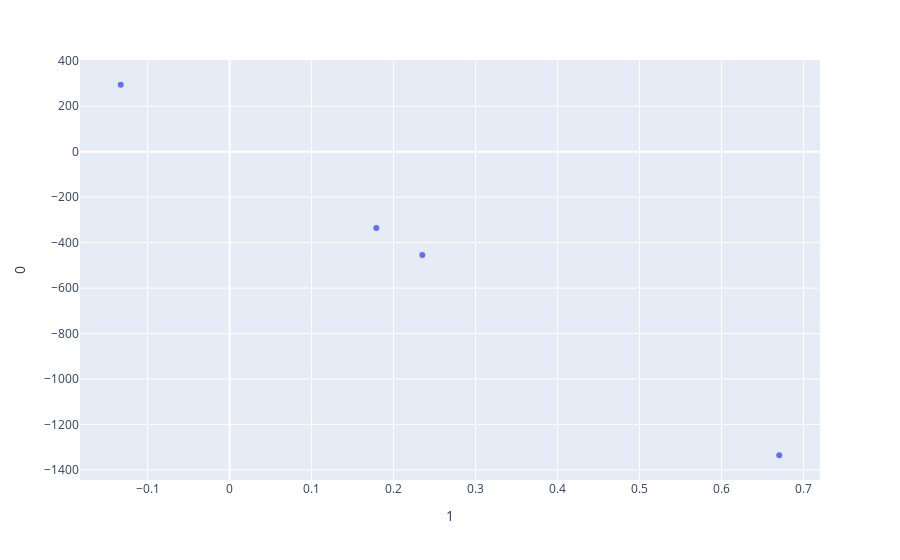

Notebook cell for this chart:
### Code cell
px.scatter(dt,x=1,y=0)

### Figure 1 — Plotly figure (JSON) as saved in the notebook; plotly's stock layout.template omitted (floating-point values rounded to 4 significant figures)
{"data": [{"hovertemplate": "1=%{x}<br>0=%{y}<extra></extra>", "legendgroup": "", "marker": {"color": "#636efa", "symbol": "circle"}, "mode": "markers", "name": "", "orientation": "v", "showlegend": false, "type": "scatter", "x": [0.179, 0.6705, -0.1328, 0.2351], "xaxis": "x", "y": [-335.2, -1336.0, 294.7, -453.9], "yaxis": "y"}], "layout": {"legend": {"tracegroupgap": 0}, "margin": {"t": 60}, "xaxis": {"anchor": "y", "domain": [0, 1], "title": {"text": "1"}}, "yaxis": {"anchor": "x", "domain": [0, 1], "title": {"text": "0"}}}}
